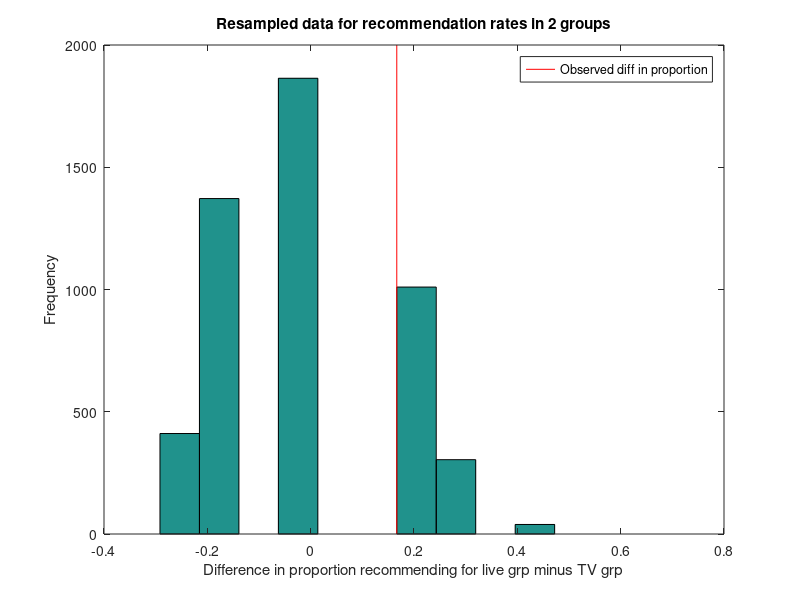

This chart was generated by the following MATLAB code:
%tvlive.m
%
%this is a resampling programme
%it does a randomisation test for binary probabilities in 2 groups
%written by AP and MG
%v1.01 6.1.2017

%the first few lines of code are general for all Matlab programmes
%first we need to set the random number seed so that we get the same
%randomisation sequence each time we run the programme
%here we set it so that the sequence is the one you get if you first
%started up Matlab
rng('default'); %rng = Random Number Generator

clc; %this clears the command window at the start of the programme
clear variables; %this clears any variables from memory

%%%%%%%%%%%%%%%%%%%%%%%%%%%%%%%%%%%%%%%%%%%%%%%%%%%%%%%%%%%%%%%%%%%%%%%%%%%%%%%%%%%%%%%%%
% Below we describe the scenario to which this programme relates.
% Some students have been studying a course live, and some on TV.
% At the end, they are asked whether they would recommend the course.
% 24 watched it live.  Of these, 20 sould recommend it.
% 9 watched it on TV.  Of these, 6 would recommend it.
% Is the proportion of recommendations significantly different in the two conditions?
% We could investigate this with a chi-square test.
% But we are worried about how well the chi-squred test will work
% with such small groups
% So (using resampling) we could simply say
% Watching live, the proportion who would recommend is 0.833333
% Watching on TV, the proportion who would recommend is 0.666667
% The difference in proportions (live group minus tv group) is 0.16667
% Is this significantly different from 0 (expected under the null hypothesis
% that the mode of delivery makes no difference)
%%%%%%%%%%%%%%%%%%%%%%%%%%%%%%%%%%%%%%%%%%%%%%%%%%%%%%%%%%%%%%%%%%%%%%%%%%%%%%%%%%%%%%%%%%

%next we specify the above scenario and data
%in this example we have 2 groups with sizes 24 and 9
g1n=24; %this is the live group size
g1_1s=20; %20 Ss in live grp recommended (outcome=1)
g2n=9;  %this is the tv group size
g2_1s=6; %6 Ss in the TV grp recommended (outcome=1)
totalN=g1n+g2n; %total N
total_1s=g1_1s+g2_1s; %total recommends across both groups
total_0s=totalN-total_1s; %ditto for 0s (not recommend)
obs_diff_prop=(g1_1s/g1n) - (g2_1s/g2n); %this is the actual observed difference in recommend proportions 

%the next line of code produces our 33 observations, 26 1s and 7 0s
%this doesn't worry about groups, as the resampling will create the groups
%randomly each time from these data.
%The data will be in a variable called urn with 1 row and 33 columns
urn = [ones(1,total_1s) zeros(1,total_0s)]; %the first total_1s points are 1s and the next total_0s are zeros 

n_resamples=5000; %we could put this under user control using the input command
alpha=0.05; %standard significance level / Type 1 error rate
myresults=zeros(n_resamples,1); %creates an empty vector for our results, to be filled later

%next is a loop for carrying out the resampling
for sample = 1:n_resamples
    %the next line of code is the key line in the programme
    %it takes a sample from urn without replacement
    shuffle_s = datasample(urn, totalN, 'Replace', false);
    live_s = shuffle_s(1:g1n); %this assigns some of the resampled data to the live group
    live_s_y = sum(live_s==1);  %and counts how many recommend outcomes (1s) there are in the live group
    live_s_prop = live_s_y/g1n; %and then computes this as a proportion
    tv_s = shuffle_s(g1n+1:totalN); %this repeats the above operations for the tv group
    tv_s_y = sum(tv_s==1);
    tv_s_prop = tv_s_y/g2n;
    diff_s = live_s_prop - tv_s_prop; %this is the resampled difference in proportion, live minus TV
    myresults(sample) = diff_s; %stores the resampled result in a myresults vector
end

%now work out the key info from the resampled results
%the next line of code counts how many times our resampled data
%show an observed difference of proportions which is as great or greater than
%the value seen in our real data
count=sum(myresults>=obs_diff_prop);
prob=count/n_resamples;

%now we report the results on screen
%in the next command line we use num2str to convert the numerical value of
%the variable obs_diff_prop into a string for displaying purposes
disp(['The observed difference in proportion = ' num2str(obs_diff_prop)])
disp(['The prob. of a resampled value as large as that in the observed data = ' num2str(prob)])
%next we work out what the critical difference in proportion would have had
%to be in order to get a significant result at prob level alpha
test_ptile=100*(1-alpha); %this is the percentile (eg 95th) that we want
%next we find the value of that percentile in our resampled proportion
%difference results (ie in my results), using Matlab's percentile command
critical_value=prctile(myresults,test_ptile); %prctile gives percentiles
disp(['For alpha = ' num2str(alpha) ','])
disp(['then the critical value from the resampled statistic distribution = ' num2str(critical_value)])

%now display the results in a table and a histogram
tabulate(myresults)   %trhe tabulate command does what you'd expect!
hist(myresults); %the histogram command does what you'd expect!
%the next 3 lines label the histogram appropriately
title('Resampled data for recommendation rates in 2 groups');
ylabel('Frequency');
xlabel('Difference in proportion recommending for live grp minus TV grp');
hold on; %so we draw the next command on the previous figure
xpoints=[obs_diff_prop,obs_diff_prop]; %create x values for start and end of line
ypoints=[0,n_resamples.*0.4]; %create y values for start and end of line
obsval = plot(xpoints,ypoints,'-r'); %draws red r vertical line for obs proportion diff
%in the previous line we assigned a handle variable obsval for the plot so we could
%relate the legend specifically to that part of the figure
legend(obsval,'Observed diff in proportion') %we add a legend for the observed difference
